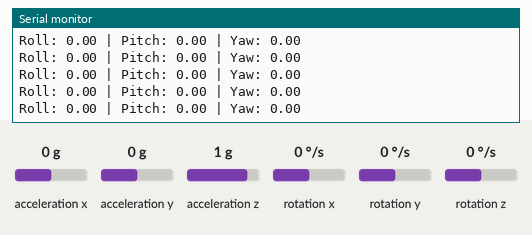
Recording of a sketch running on a simulated Arduino Uno, built with avr-gcc and run on an emulated ATmega328P. On the bench: the last lines printed to the serial monitor. The test bench sets the inputs (shaded band); at power-on: acceleration x 0 g, acceleration y 0 g, acceleration z 1 g, rotation z 0 °/s, rotation x 0 °/s, rotation y 0 °/s.

Above: at 6.2 s.
6.3 s: acceleration x set to -1.4 g
At 6.58 s:
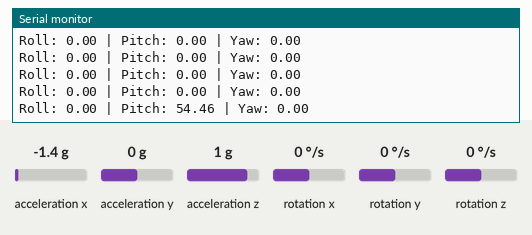
7.8 s: acceleration y set to -1.4 g
At 7.81 s:
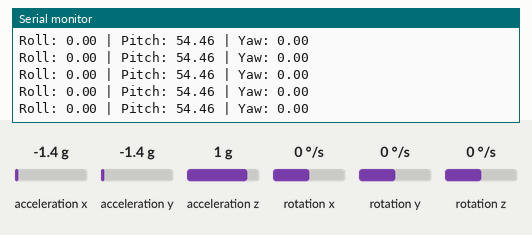
9.3 s: acceleration z set to -1.4 g
At 9.43 s:
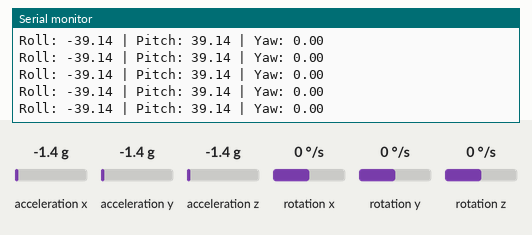
10.8 s: rotation z set to -192 °/s
At 10.86 s:
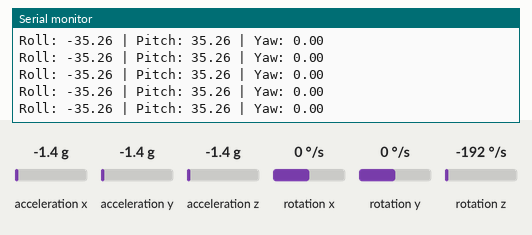
Timing chart, 0 to 13.3 s (numbered marks = the images above; inputs shaded):
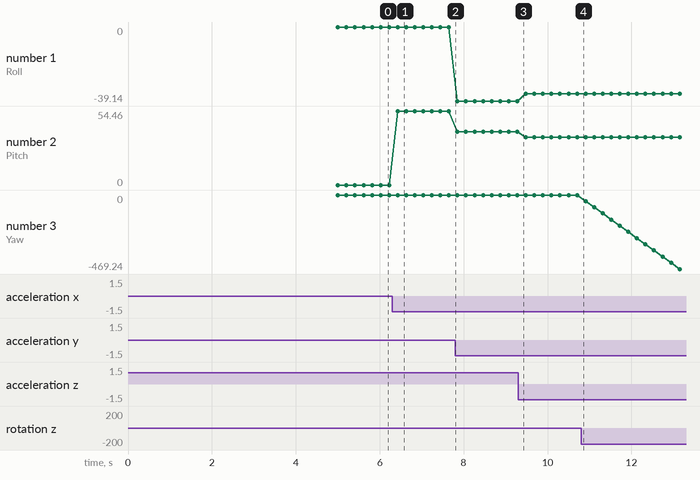

The sketch:

arduino.ino
```cpp
#include <Wire.h>
#include <MPU6050_tockn.h>

MPU6050 mpu(Wire);

void setup() {
  Serial.begin(115200);   // Start serial communication at 115200 baud
  Wire.begin();           // Initialize I2C communication
  mpu.begin();            // Initialize MPU6050 sensor
  mpu.calcGyroOffsets();  // Calibrate gyro (keep MPU6050 still during this)

  Serial.println("MPU6050 is ready and calibrated!");
  delay(2000);
}

void loop() {
  mpu.update(); // Update sensor readings


  float roll = mpu.getAngleX();
  float pitch = mpu.getAngleY();
  float yaw = mpu.getAngleZ();

  // Print them to the serial monitor
  Serial.print("Roll: ");
  Serial.print(roll);
  Serial.print(" | Pitch: ");
  Serial.print(pitch);
  Serial.print(" | Yaw: ");
  Serial.println(yaw);

  delay(200); // Small delay to avoid flooding serial output
}
```

Measured:
- after the input at 6.3 s, the serial monitor: prints a new line after 0.13 s (image 1)
- plotted number 1: 0 → -39.14 after the input at 7.8 s, -39.14 → -35.26 after the input at 9.3 s
- plotted number 2: 0 → 54.46 after the input at 6.3 s, 54.46 → 39.14 after the input at 7.8 s, 39.14 → 35.26 after the input at 9.3 s
- plotted number 3: 0 → -469.24 after the input at 10.8 s
